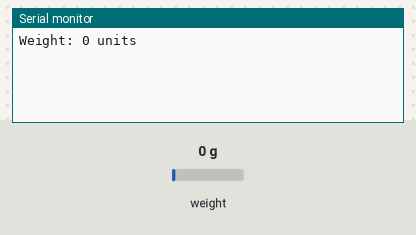
Bench run of a sketch on a simulated Arduino Uno, built with avr-gcc and run on an emulated ATmega328P. Parts: the last lines printed to the serial monitor. The test bench sets the inputs (shaded band); at power-on: weight on the scale 0 g.

Above: at 2.2 s.
2.3 s: weight on the scale set to 100 g
At 2.3 s:
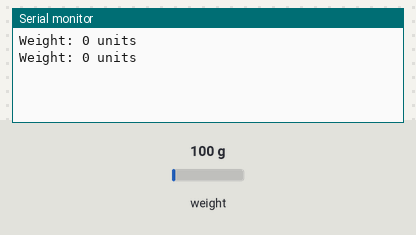
3.8 s: weight on the scale set to 1250 g
At 5.3 s:
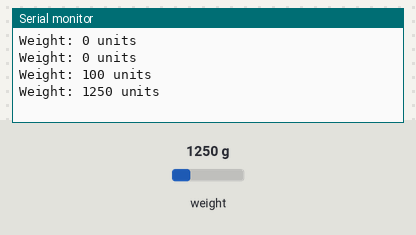
Timing chart, 0 to 6.8 s (numbered marks = the images above; inputs shaded):
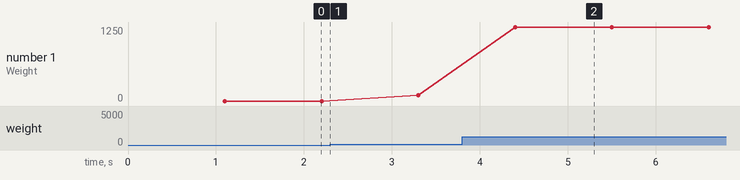

The sketch:

Loadcell.ino
```cpp
#include "HX711.h"

#define DOUT_PIN  2
#define CLK_PIN   3

HX711 scale;

void setup() {
  Serial.begin(9600);
  scale.set_scale(2000.0); // Set calibration factor if required 2000
  scale.tare(); // Reset the scale to 0
}

void loop() {
  if (scale.is_ready()) {
    long reading = scale.get_units(); // Get the weight reading
    Serial.print("Weight: ");
    Serial.print(reading);
    Serial.println(" units");
  }

  delay(1000);
}
```

Measured:
- after the input at 3.8 s, the serial monitor: prints a new line after 0.60 s (image 2)
- plotted number 1: 0 → 100 after the input at 2.3 s, 100 → 1250 after the input at 3.8 s
